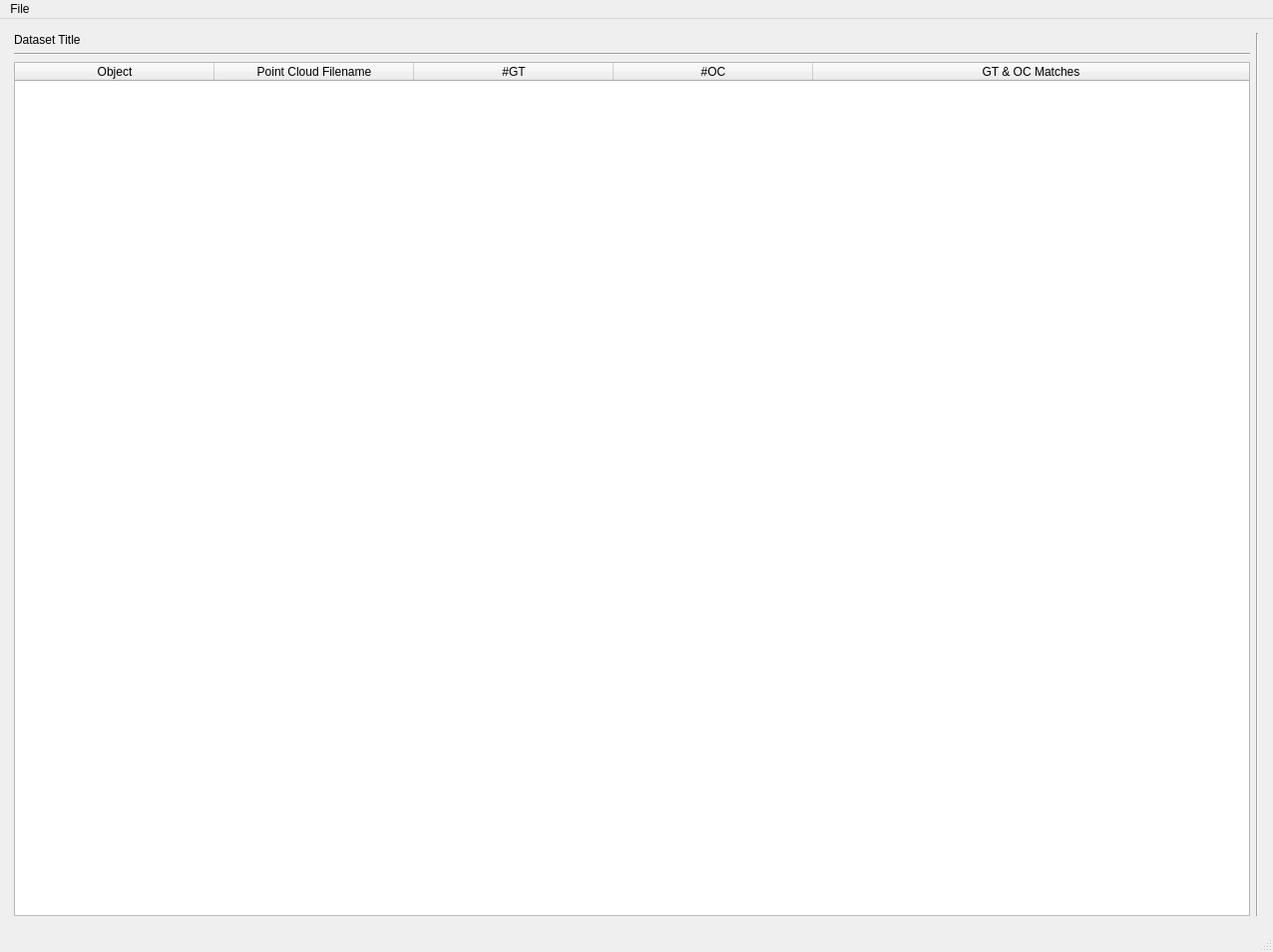
<?xml version="1.0" encoding="UTF-8"?>
<ui version="4.0">
 <class>DatasetViewer</class>
 <widget class="QMainWindow" name="DatasetViewer">
  <property name="geometry">
   <rect>
    <x>0</x>
    <y>0</y>
    <width>1276</width>
    <height>954</height>
   </rect>
  </property>
  <property name="windowTitle">
   <string>MainWindow</string>
  </property>
  <widget class="QWidget" name="centralwidget">
   <layout class="QGridLayout" name="gridLayout_2">
    <item row="0" column="2">
     <layout class="QHBoxLayout" name="horizontalLayout" stretch="2,0">
      <property name="sizeConstraint">
       <enum>QLayout::SetMaximumSize</enum>
      </property>
      <property name="leftMargin">
       <number>5</number>
      </property>
      <property name="topMargin">
       <number>5</number>
      </property>
      <property name="rightMargin">
       <number>5</number>
      </property>
      <property name="bottomMargin">
       <number>5</number>
      </property>
      <item>
       <layout class="QVBoxLayout" name="verticalLayout_3">
        <property name="leftMargin">
         <number>0</number>
        </property>
        <item>
         <layout class="QHBoxLayout" name="horizontalLayout_2">
          <property name="topMargin">
           <number>0</number>
          </property>
          <item>
           <widget class="QLabel" name="datasetTitle">
            <property name="text">
             <string>Dataset Title</string>
            </property>
           </widget>
          </item>
         </layout>
        </item>
        <item>
         <widget class="Line" name="line_2">
          <property name="orientation">
           <enum>Qt::Horizontal</enum>
          </property>
         </widget>
        </item>
        <item>
         <widget class="QTableWidget" name="tableWidget">
          <property name="sizePolicy">
           <sizepolicy hsizetype="Expanding" vsizetype="Expanding">
            <horstretch>0</horstretch>
            <verstretch>0</verstretch>
           </sizepolicy>
          </property>
          <property name="editTriggers">
           <set>QAbstractItemView::NoEditTriggers</set>
          </property>
          <property name="sortingEnabled">
           <bool>false</bool>
          </property>
          <attribute name="horizontalHeaderCascadingSectionResizes">
           <bool>false</bool>
          </attribute>
          <attribute name="horizontalHeaderDefaultSectionSize">
           <number>200</number>
          </attribute>
          <attribute name="horizontalHeaderShowSortIndicator" stdset="0">
           <bool>false</bool>
          </attribute>
          <attribute name="horizontalHeaderStretchLastSection">
           <bool>true</bool>
          </attribute>
          <attribute name="verticalHeaderVisible">
           <bool>false</bool>
          </attribute>
          <attribute name="verticalHeaderStretchLastSection">
           <bool>false</bool>
          </attribute>
          <column>
           <property name="text">
            <string>Object</string>
           </property>
          </column>
          <column>
           <property name="text">
            <string>Point Cloud Filename</string>
           </property>
          </column>
          <column>
           <property name="text">
            <string>#GT</string>
           </property>
          </column>
          <column>
           <property name="text">
            <string>#OC</string>
           </property>
          </column>
          <column>
           <property name="text">
            <string>GT &amp; OC Matches</string>
           </property>
          </column>
         </widget>
        </item>
       </layout>
      </item>
      <item>
       <widget class="Line" name="line_3">
        <property name="orientation">
         <enum>Qt::Vertical</enum>
        </property>
       </widget>
      </item>
     </layout>
    </item>
   </layout>
  </widget>
  <widget class="QMenuBar" name="menubar">
   <property name="geometry">
    <rect>
     <x>0</x>
     <y>0</y>
     <width>1276</width>
     <height>24</height>
    </rect>
   </property>
   <widget class="QMenu" name="menuLoad_Dataset">
    <property name="title">
     <string>File</string>
    </property>
    <addaction name="actionOpen"/>
    <addaction name="actionSave"/>
    <addaction name="actionRevert_Changes"/>
   </widget>
   <addaction name="menuLoad_Dataset"/>
  </widget>
  <widget class="QStatusBar" name="statusbar"/>
  <action name="actionOpen">
   <property name="text">
    <string>Chose Dataset</string>
   </property>
  </action>
  <action name="actionSave">
   <property name="text">
    <string>Save</string>
   </property>
  </action>
  <action name="actionSave_as">
   <property name="text">
    <string>Save as</string>
   </property>
  </action>
  <action name="actionRevert_Changes">
   <property name="text">
    <string>Revert Changes</string>
   </property>
  </action>
 </widget>
 <resources/>
 <connections/>
</ui>
